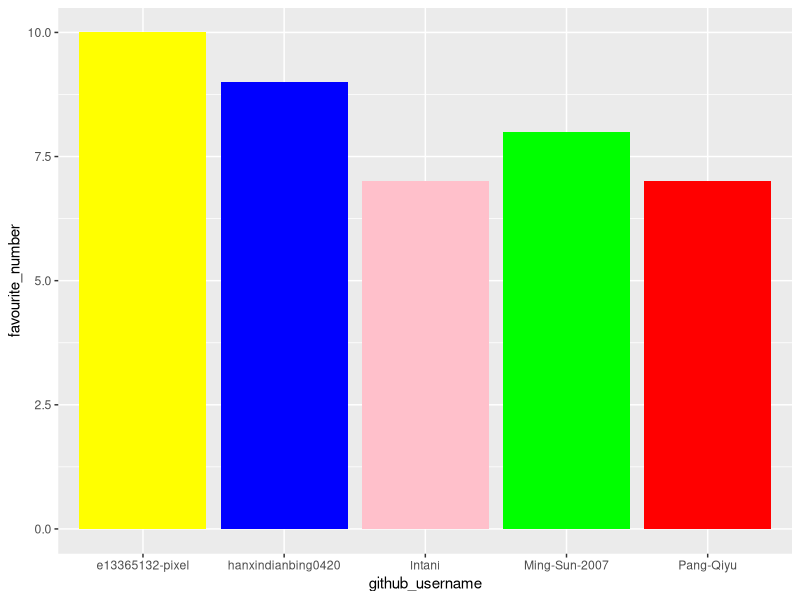

The R script that drew this image:
## ---- chunk 1
library(tidyverse) 
## ---- chunk 2
team_data <- tibble(
  name = c("Pang-Qiyu", "Ming", "Jason Xu", 
           "Vita","Joe"),
  github_username = c("Pang-Qiyu", "Ming-Sun-2007", "hanxindianbing0420", 
                      "e13365132-pixel", "lntani"), 
  colour = c("red", "green1", "blue", 
             "yellow", "pink"),
  hobby = c("reading", "reading", "reading", 
            "reading", "data science"),
  favourite_number = c(7, 8, 9, 10,7 )
  )

team_data
## ---- chunk 3
p1 <- ggplot(data = team_data, 
             mapping = aes(x = github_username, 
                           y = favourite_number,
                           fill = colour), 
             ) +
   geom_col() +
   scale_fill_identity()
p1
